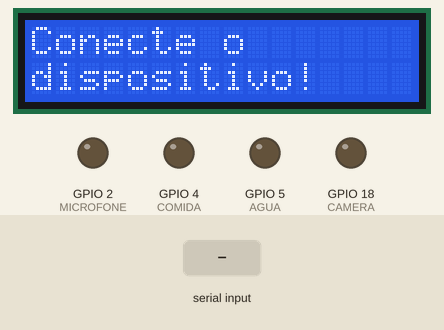
Simulated run of this sketch. Board: ESP32. Shown: 16×2 character LCD, output pins drawn as LEDs (lit = HIGH). The test bench sets the inputs (shaded band). Nothing arrives over Bluetooth unless stated; what the sketch prints to the serial monitor is not drawn.

Above: at 5.2 s.
5.3 s: "A" received over the second serial link
At 6.1 s:
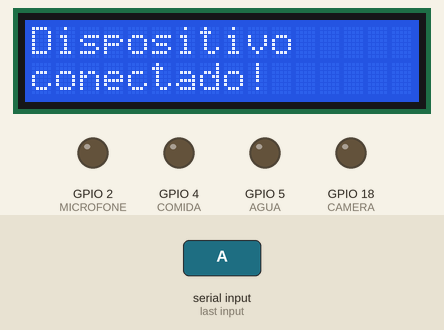
8.3 s: "D" received over the second serial link
At 9.0 s:
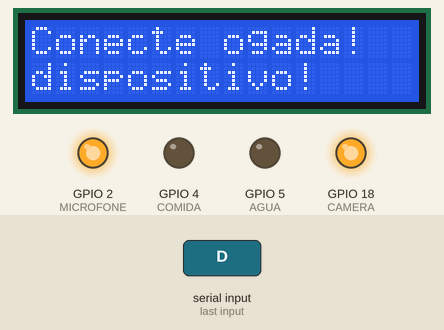
9.8 s: "B" received over the second serial link
At 10.5 s:
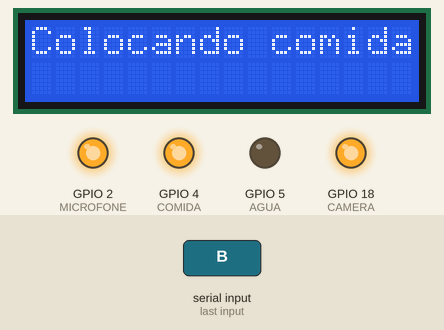
Timing chart, 0 to 17.3 s (numbered marks = the images above; inputs shaded):
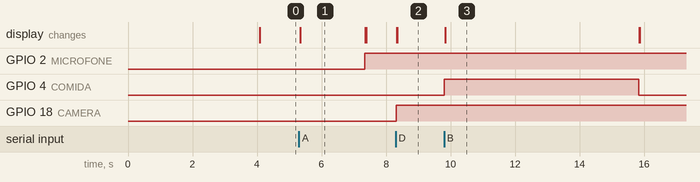

Measured:
- after the input at 5.3 s, GPIO 2 (MICROFONE): LOW → HIGH after 2.0 s; the display: changes at once (image 1)
- after the input at 8.3 s, GPIO 18 (CAMERA): LOW → HIGH at once; the display: first changes at once (image 2 shows a later state)
- after the input at 9.8 s, GPIO 4 (COMIDA): LOW → HIGH at once, → LOW 6.0 s later; the display: changes at once (image 3)
- what the display in image 1 shows lasts 2.1 s, from 5.3 s to 7.4 s

The sketch:

ArduinoLed.ino
```cpp
#include "BluetoothSerial.h"
#include <LiquidCrystal_I2C.h>

#define MICROFONE 2 // LED VERMELHA
#define COMIDA 4 // LED AMARELA
#define AGUA 5 // LED AZUL
#define CAMERA 18 // LED BRANCO

BluetoothSerial SerialBT;

//Variáveis booleanas para verificação de estado de dispositivo
bool microfoneS = false;
bool cameraS = false;
bool sistemaConectado = false;

// Inicializa o LCD com 16 colunas e 2 linhas
LiquidCrystal_I2C lcd(0x27, 16, 2);  // Verifique o endereço do seu módulo LCD

void setup() {
  //Seta os dispositivos
  pinMode(MICROFONE, OUTPUT);
  pinMode(COMIDA, OUTPUT);
  pinMode(AGUA, OUTPUT);
  pinMode(CAMERA, OUTPUT);

  Serial.begin(115200);
  SerialBT.begin("ESP32_BT");
  Serial.println("O dispositivo está pronto para emparelhamento.");

  lcd.init();  // Inicializa o LCD
  lcd.backlight();

  delay(4000);  // Pequeno atraso após a inicialização do LCD
  lcd.clear();
}

void loop() {
  if (SerialBT.available()) {
    if (!sistemaConectado) {
      sistemaConectado = true;
      lcd.clear();
      lcd.print("Dispositivo");
      lcd.setCursor(0, 1);
      lcd.print("conectado!");
      delay(2000);
      lcd.clear();
    }

    char dado = SerialBT.read();
    switch (dado) {
      case 'A':
        microfoneS = !microfoneS;
        digitalWrite(MICROFONE, microfoneS ? HIGH : LOW);
        lcd.clear();
        lcd.print(microfoneS ? "Microfone Ligado!" : "Microfone Desligado!");
        Serial.println(microfoneS ? "Microfone Ligado!" : "Microfone Desligado!");
        break;
      case 'B':
        digitalWrite(COMIDA, HIGH);
        lcd.clear();
        lcd.print("Colocando comida!");
        Serial.println("Comida por 6 segundos");
        delay(6000);
        digitalWrite(COMIDA, LOW);
        lcd.clear();
        lcd.print("Comida colocada!");
        break;
      case 'C':
        digitalWrite(AGUA, HIGH);
        lcd.clear();
        lcd.print("Colocando agua!");
        Serial.println("Agua por 6 segundos");
        delay(6000);
        digitalWrite(AGUA, LOW);
        lcd.clear();
        lcd.print("Agua colocada!");
        break;
      case 'D':
        cameraS = !cameraS;
        digitalWrite(CAMERA, cameraS ? HIGH : LOW);
        lcd.clear();
        lcd.print(cameraS ? "Camera ligada!" : "Camera desligada!");//Confere o estado na camera e printa na tela
        Serial.println(cameraS ? "Camera Ligada!" : "Camera Desligada!");
        break;
    }
  }
  //Se o esp ainda não tiver sido conectado ao aparelho será printado no display uma mensagem
  else{
    lcd.setCursor(0, 0);
  lcd.print("Conecte o");
  lcd.setCursor(0, 1);
  lcd.print("dispositivo!");
  }
}
```
